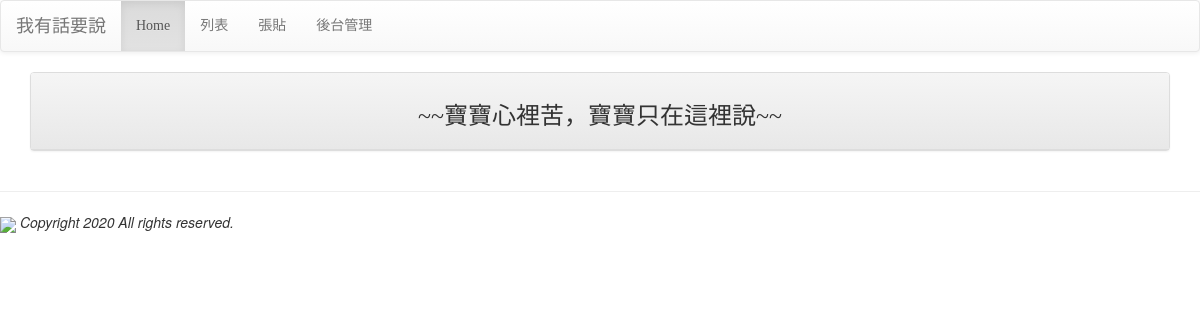
The page /list/ on the database as committed earlier.
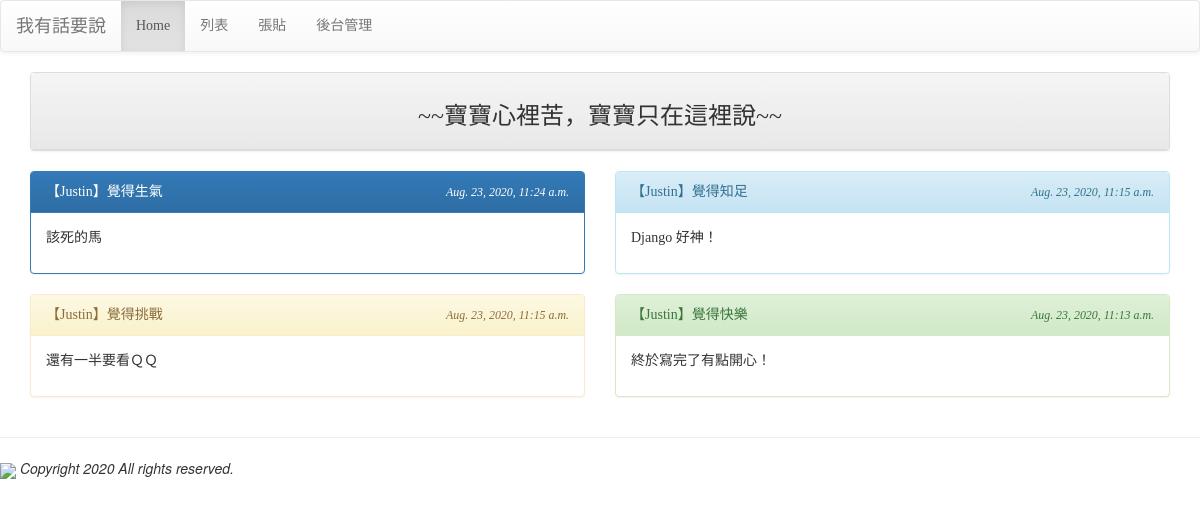
The same page on the database as committed later.
### mysite/models.py (models this page shows, shortened)
class Post(models.Model):
    mood = models.ForeignKey('Mood', on_delete=models.CASCADE)
    nickname = models.CharField(max_length=10, default='不願意透漏身份的人')
    message = models.TextField(null=False)
    del_pass = models.CharField(max_length=10)
    pub_time = models.DateTimeField(auto_now=True)
    enabled = models.BooleanField(default=False)

class Mood(models.Model):
    status = models.CharField(max_length=10, null=False)
    def __str__(self):
        return self.status

### mysite/views.py (the view)
# urls.py: path('list/', views.listing),
def listing(request):
    posts = models.Post.objects.filter(enabled=True).order_by('-pub_time')[:150]
    moods = models.Mood.objects.all()
    return render(request, 'listing.html', locals())

### mysite/templates/listing.html (shortened to what this page needs)
{% extends "base.html" %}
{% block content %}
<div class='container'>
  <div class='row'>
    <div class='col-md-12'>
     <div class='panel panel-default'>
      <div class='panel-heading' align=center>
        <h3>~~寶寶心裡苦，寶寶只在這裡說~~</h3>
      </div>
     </div>
    </div>
  </div>
  <div class="row">
   {% for p in posts %}
     <div class="col-sm-12 col-md-6">
      <div class='panel {%cycle "panel-primary" "panel-info" "panel-warning" "panel-success" %}'>
        <div class='panel-heading'>
         <table width='100%'>
          <tr>
            <td>
              【{{ p.nickname }}】覺得{{ p.mood }}
            </td>
            <td align=right>
              <i><small>{{ p.pub_time }}</small></i>
            </td>
          </tr>
         </table>
        </div>
        <div class='panel-body'>{{ p.message | linebreaks }}</div>
      </div>
     </div>
   {% endfor %}
  </div>
</div>
{% endblock %}

Rows that differ between the two databases and show on the page:
added Post: nickname "Justin", mood "生氣", pub_time "Aug. 23, 2020, 11:24 a.m.", message "該死的馬"
added Post: nickname "Justin", mood "知足", pub_time "Aug. 23, 2020, 11:15 a.m.", message "Django 好神！"
added Post: nickname "Justin", mood "挑戰", pub_time "Aug. 23, 2020, 11:15 a.m.", message "還有一半要看ＱＱ"
added Post: nickname "Justin", mood "快樂", pub_time "Aug. 23, 2020, 11:13 a.m.", message "終於寫完了有點開心！"
